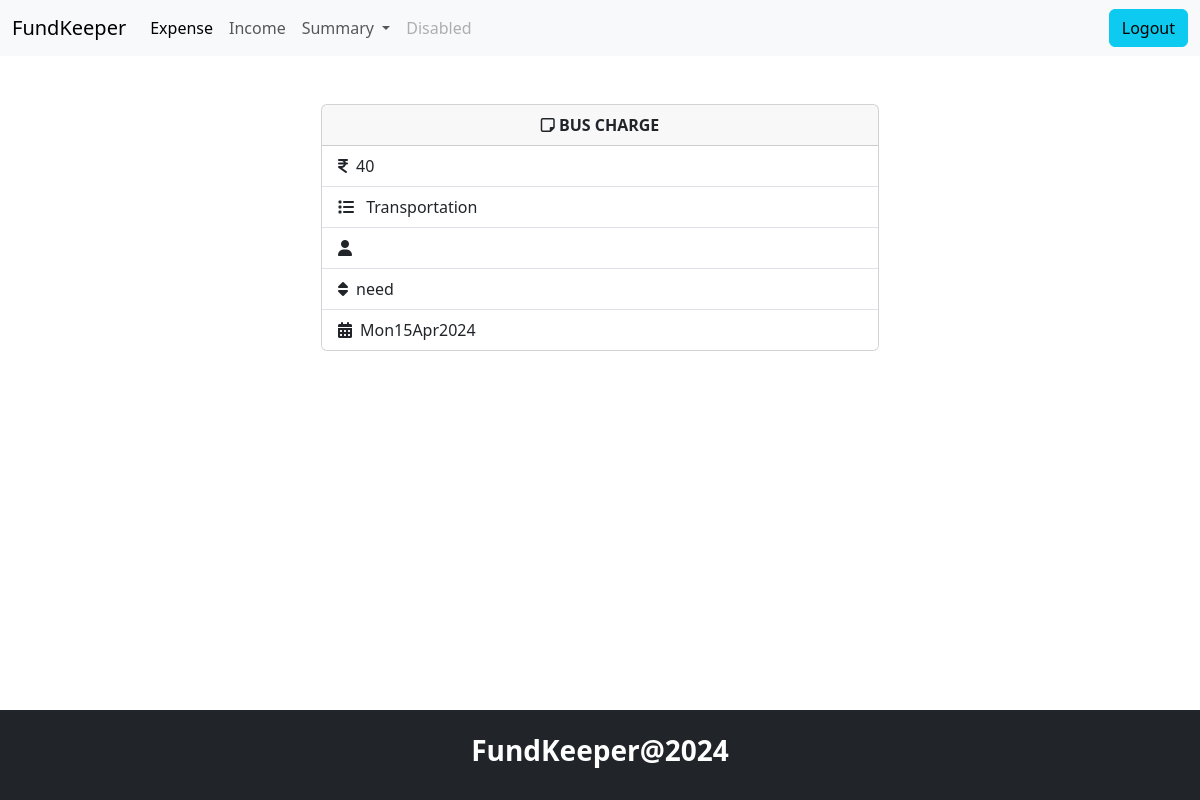
The app's page /expense/4/, older data.
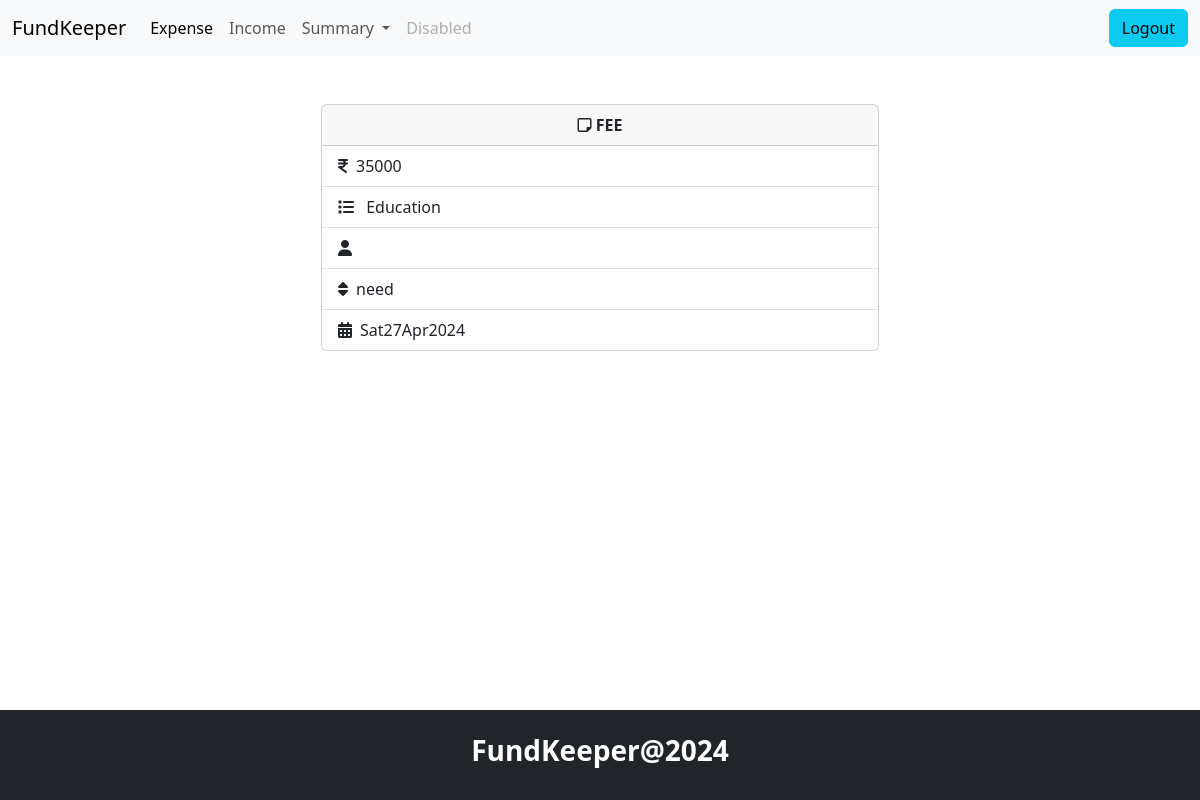
The same page, newer data.
### budget/models.py (models this page shows, shortened)
class Expense(models.Model):
    title=models.CharField(max_length=200)
    amount=models.PositiveIntegerField()
    expense_categories = (
        ("Housing", "Housing"),
        ("Transportation", "Transportation"),
        ("Food", "Food"),
        ("Health", "Health"),
        ("Entertainment", "Entertainment"),
        ("DebtPayments", "Debt Payments"),
        ("PersonalCare", "Personal Care"),
        ("Education", "Education"),
        ("Savings", "Savings"),
        ("Miscellaneous", "Miscellaneous")
    )
    category=models.CharField(max_length=200,choices=expense_categories,default="Miscellaneous")
    user_object=models.ForeignKey(User,on_delete=models.CASCADE)
    created_date=models.DateTimeField(auto_now_add=True)
    priority_options=(
        ("need","need"),
        ("want","want")
    )
    priority=models.CharField(max_length=200,choices=priority_options,default="need")

### budget/views.py (the view)
# urls.py: path('expense/<int:pk>/',views.ExpenseDetailView.as_view(),name='expense-detail'),
class ExpenseDetailView(View):
    def get(self,request,*args, **kwargs):
        id=kwargs.get("pk")
        qs=Expense.objects.get(id=id)
        return render(request,"expense_detail.html",{"data":qs})

### budget/templates/expense_detail.html
{%extends 'base.html'%}
{%block main_block%}
   <div class="container d-flex justify-content-center">
        <div class="card w-50 my-5">
            <div class="card-header text-center fw-bold">
                <i class="fa-regular fa-note-sticky"></i> {{data.title|upper}}
            </div>
            <ul class="list-group list-group-flush">
            <li class="list-group-item"> <i class="fa-solid fa-indian-rupee-sign me-2"></i>{{data.amount}}</li>
            <li class="list-group-item"><i class="fa-solid fa-list me-2"></i> {{data.category}}</li>
            <li class="list-group-item"><i class="fa-solid fa-user me-2"></i> {{data.owner}}</li>
            <li class="list-group-item"><i class="fa-solid fa-sort me-2"></i>{{data.priority}}</li>
            <li class="list-group-item"><i class="fa-solid fa-calendar-days me-2"></i>{{data.created_date|date:"DdMY"}}</li>
            </ul>
        </div>
    </div>
{%endblock%}

### budget/templates/base.html (shortened to what this page needs)
<!DOCTYPE html>
<html lang="en">
<head>
  <link href="https://cdn.jsdelivr.net/npm/bootstrap@5.3.3/dist/css/bootstrap.min.css" rel="stylesheet"
>
  <link rel="stylesheet" href="https://cdnjs.cloudflare.com/ajax/libs/font-awesome/6.5.2/css/all.min.css"
 />
  <link href="https://unpkg.com/aos@2.3.1/dist/aos.css" rel="stylesheet">
</head>
<body>
  <nav class="navbar navbar-expand-lg bg-body-tertiary">
    <div class="container-fluid">
      <a class="navbar-brand" href="#">FundKeeper</a>
      <div class="collapse navbar-collapse" id="navbarSupportedContent">
        <ul class="navbar-nav me-auto mb-2 mb-lg-0">
          <li class="nav-item">
            <a class="nav-link active" aria-current="page" href="{%url 'expense-add'%}">Expense</a>
          </li>
          <li class="nav-item">
            <a class="nav-link" href="{%url 'income-add'%}">Income</a>
          </li>
          <li class="nav-item dropdown">
            <a class="nav-link dropdown-toggle" href="#" role="button" data-bs-toggle="dropdown" aria-expanded="false">
              Summary
            </a>
          </li>
          <li class="nav-item">
            <a class="nav-link disabled" aria-disabled="true">Disabled</a>
          </li>
        </ul>
        <a href="{%url 'signout'%}" class="btn btn-info">Logout</a>
      </div>
    </div>
  </nav>
  {%block main_block%}
  {%endblock%}
  <footer class="bg-dark text-white p-4 fixed-bottom">
    <h3 class="text-center fw-bold">FundKeeper@2024</h3>
  </footer>
</body>
</html>

Row changes from the older to the newer data that the page shows:
changed Expense "need": title "BUS CHARGE" → "FEE"; amount "40" → "35000"; category "Transportation" → "Education"; created_date "Mon15Apr2024" → "Sat27Apr2024"
